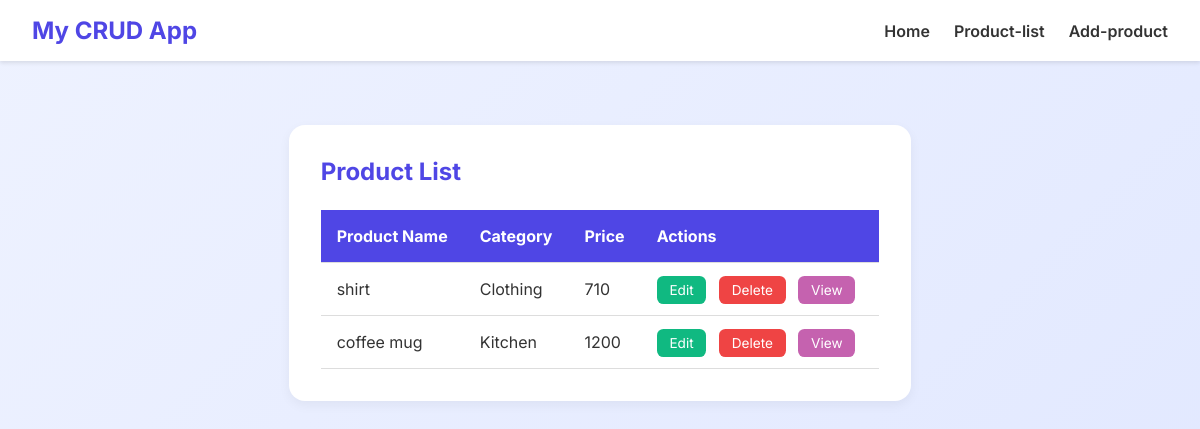
Screenshot of /product-List/ with the database file from the repository.
### product/models.py (models this page shows)
class productModel(models.Model):
    productName =models.CharField(max_length=100)
    category = models.CharField(max_length=100)
    price = models.IntegerField()

### crud1/views.py (the view)
# urls.py: path('product-List/', productList, name='productList'),
def productList(request):
    productData = productModel.objects.all()
    return render(request, 'productList.html', {'product': productData})

### templates/productList.html (shortened to what this page needs)
{% extends "master.html" %}
{% block body %}
  <section class="product-table-container">
    <h2 style="margin-bottom: 1.5rem; color: var(--primary-color);">Product List</h2>
    <table class="product-table">
      <thead>
        <tr>
          <th>Product Name</th>
          <th>Category</th>
          <th>Price</th>
          <th>Actions</th>
        </tr>
      </thead>
      <tbody>
        {% for product in product %}
         <tr>
            <td>{{ product.productName }}</td>
            <td>{{ product.category }}</td>
            <td>{{ product.price }}</td>
            <td>
              <a href="{% url "editProduct" product.id %}" class="btn-action btn-edit">Edit</a>
              <a href="{% url "deleteProduct" product.id %}" class="btn-action btn-delete">Delete</a>
              <a href="#" class="btn-action btn-view">View</a>
            </td>
          </tr>
        {% endfor %}
      </tbody>
    </table>
  </section>
{% endblock body %}

### templates/master.html (style rules this page uses)
:root { --primary-color: #4f46e5; --accent-color: #6366f1; --text-color: #333; --bg-gradient-start: #eef2ff; --bg-gradient-end: #e0e7ff; }
* { box-sizing: border-box; margin: 0; padding: 0; }
body { font-family: 'Inter', sans-serif; color: var(--text-color); background: linear-gradient(135deg, var(--bg-gradient-start), var(--bg-gradient-end)); min-height: 100vh; display: flex; flex-direction: column; }

### templates/productList.html (style rules this page uses)
.product-table-container { max-width: 1000px; margin: 4rem auto; background: white; padding: 2rem; border-radius: 1rem; box-shadow: 0 4px 12px rgba(0,0,0,0.05); }
.product-table { width: 100%; border-collapse: collapse; }
.product-table thead { background-color: var(--primary-color); color: white; }
.product-table th, .product-table td { padding: 1rem; text-align: left; border-bottom: 1px solid #ddd; }
.product-table td .btn-action { padding: 0.4rem 0.8rem; margin-right: 0.5rem; font-size: 0.85rem; border: none; border-radius: 0.4rem; cursor: pointer; color: white; text-decoration: none; }
.btn-edit { background-color: #10b981; }
.btn-delete { background-color: #ef4444; }
.btn-view { background-color: #C562AF; }

### rows the page displays
productModel: productName "shirt", category "Clothing", price "710"
productModel: productName "coffee mug", category "Kitchen", price "1200"
